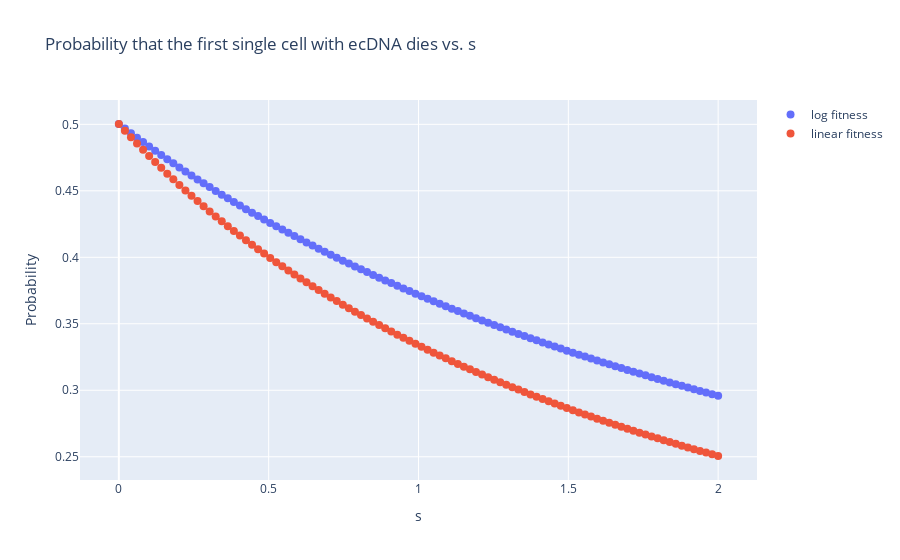

Source (notebook cell):
### Code cell
import numpy as np
import plotly.graph_objs as go

def probability_death(s, N=1000, fitness='log'):
    if fitness == 'log':
        f = 1 + s * np.log(1 + 1)
    elif fitness == 'linear':
        f = 1 + s * 1
    else:
        raise ValueError('fitness not defined')

    p = f / (f + (N - 1) * 1)  # suppose that f0 = 1
    return 1 / (1 + (N - 1) * p)

def plot(fitness_functions=['log','linear']):
    # Define s values from 0 to 2
    s_values = np.linspace(0, 2, 100)
    fig = go.Figure()

    for fitness in fitness_functions:
        probabilities = [probability_death(s=s, fitness=fitness) for s in s_values]

        scatter_plot = go.Scatter(x=s_values, 
                                  y=probabilities, 
                                  mode='markers', 
                                  marker=dict(size=8), 
                                  name=f'{fitness} fitness')
        
        fig.add_trace(scatter_plot)

    fig.layout = go.Layout(title=f'Probability that the first single cell with ecDNA dies vs. s',
                    xaxis=dict(title='s'),
                    yaxis=dict(title='Probability'))


    fig.show()
plot()
